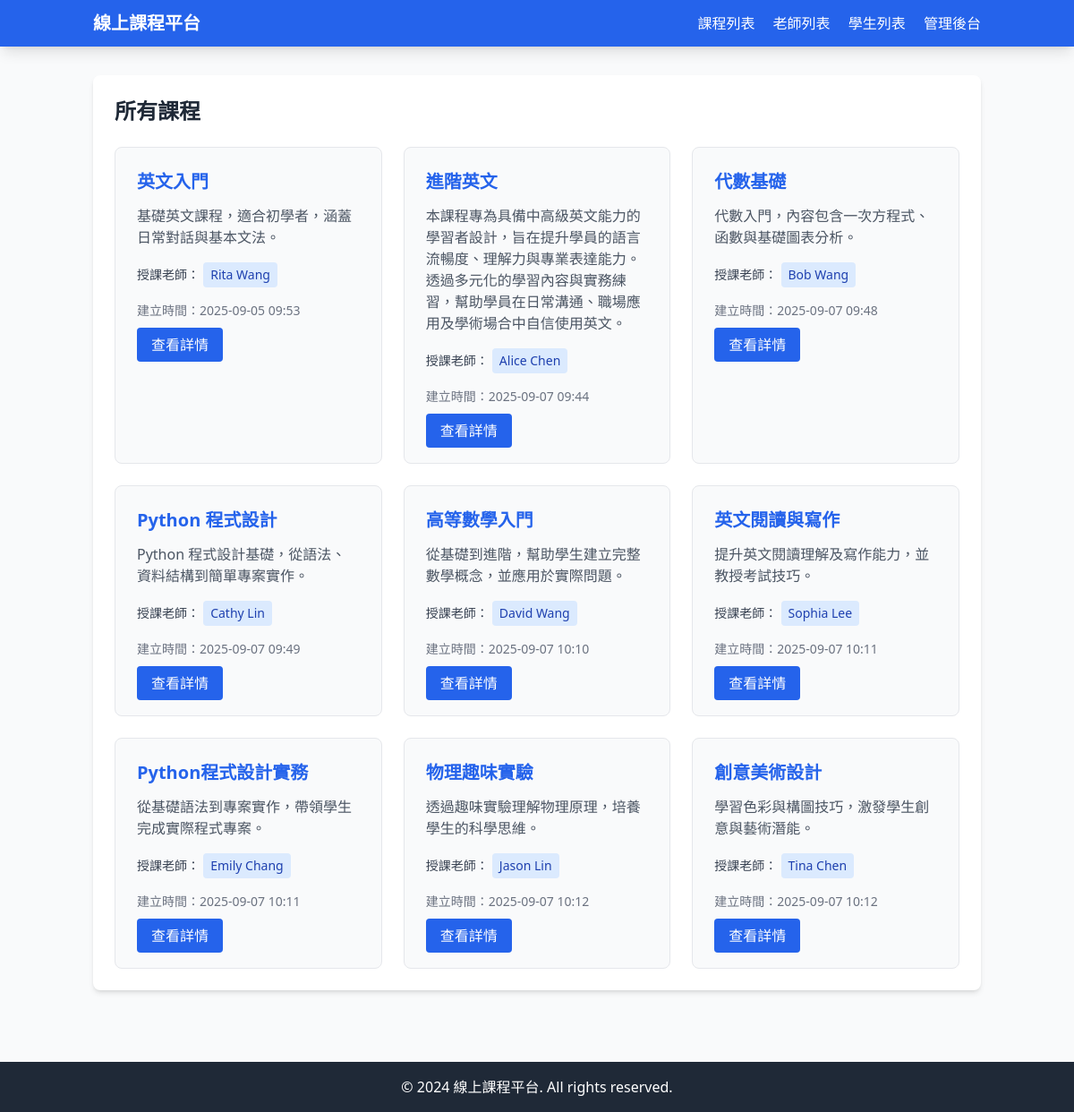
The page / on the database its author committed.
### courses/models.py (models this page shows, shortened)
class Course(models.Model):
    title = models.CharField(max_length=200, verbose_name='課程名稱')
    description = models.TextField(verbose_name='課程說明')
    teachers = models.ManyToManyField(Teacher, verbose_name='課程老師')
    created_at = models.DateTimeField(default=timezone.now, verbose_name='建立時間')
    class Meta:
        verbose_name = '課程'
        verbose_name_plural = '課程'

class Teacher(models.Model):
    name = models.CharField(max_length=100, verbose_name='老師姓名')
    email = models.EmailField(unique=True, verbose_name='電子信箱')
    bio = models.TextField(blank=True, verbose_name='老師介紹')
    class Meta:
        verbose_name = '老師'
        verbose_name_plural = '老師'

### courses/views.py (the view)
# urls.py: path('', views.course_list, name='course-list'),
def course_list(request):
    courses = Course.objects.all()
    return render(request, 'courses/course_list.html', {'courses': courses})

### courses/templates/courses/course_list.html (shortened to what this page needs)
{% extends 'home.html' %}
{% block content %}
<div class="bg-white rounded-lg shadow-md p-6">
    <h2 class="text-2xl font-bold mb-6 text-gray-800">所有課程</h2>
    {% if courses %}
    <div class="grid md:grid-cols-2 lg:grid-cols-3 gap-6">
        {% for course in courses %}
        <div class="bg-gray-50 rounded-lg p-6 border border-gray-200 hover:shadow-lg transition-shadow">
            <h3 class="text-xl font-semibold mb-3 text-blue-600">
                <a href="{% url 'courses:course-detail' course.pk %}" class="hover:underline">
                    {{ course.title }}
                </a>
            </h3>
            <p class="text-gray-600 mb-4">{{ course.description|truncatechars:100 }}</p>
            <div class="mb-4">
                <span class="text-sm font-medium text-gray-700">授課老師：</span>
                {% for teacher in course.teachers.all %}
                <span class="inline-block bg-blue-100 text-blue-800 text-sm px-2 py-1 rounded mr-1">
                    {{ teacher.name }}
                </span>
                {% empty %}
                <span class="text-gray-500">暫無老師</span>
                {% endfor %}
            </div>
            <div class="text-sm text-gray-500 mb-4">
                建立時間：{{ course.created_at|date:"Y-m-d H:i" }}
            </div>
            <a href="{% url 'courses:course-detail' course.pk %}"
                class="bg-blue-600 text-white px-4 py-2 rounded hover:bg-blue-700 transition-colors">
                查看詳情
            </a>
        </div>
        {% endfor %}
    </div>
    {% else %}
    <div class="text-center py-12">
        <p class="text-gray-500 text-lg">目前沒有任何課程</p>
        <p class="text-gray-400 mt-2">請到 <a href="/admin/" class="text-blue-600 hover:underline">管理後台</a> 新增課程</p>
    </div>
    {% endif %}
</div>
{% endblock %}

### courses/templates/home.html (shortened to what this page needs)
<!DOCTYPE html>
<html lang="zh-TW">
<head>
    <script src="https://cdn.tailwindcss.com"></script>
</head>
<body class="bg-gray-50 min-h-screen">
    <nav class="bg-blue-600 text-white shadow-lg">
        <div class="container mx-auto px-4 py-3">
            <div class="flex justify-between items-center">
                <h1 class="text-xl font-bold">
                    <a href="{% url 'courses:course-list' %}" class="hover:text-blue-200">線上課程平台</a>
                </h1>
                <div class="space-x-4">
                    <a href="{% url 'courses:course-list' %}" class="hover:text-blue-200">課程列表</a>
                    <a href="{% url 'courses:teacher-list' %}" class="hover:text-blue-200">老師列表</a>
                    <a href="{% url 'courses:student-list' %}" class="hover:text-blue-200">學生列表</a>
                    <a href="/admin/" class="hover:text-blue-200" target="_blank">管理後台</a>
                </div>
            </div>
        </div>
    </nav>
    <main class="container mx-auto px-4 py-8">
        {% block content %}
        {% endblock %}
    </main>
    <footer class="bg-gray-800 text-white text-center py-4 mt-12">
        <p>&copy; 2024 線上課程平台. All rights reserved.</p>
    </footer>
</body>
</html>

### rows shown on the page
Course: title "英文入門", description "基礎英文課程，適合初學者，涵蓋日常對話與基本文法。", created_at "2025-09-05 09:53"
Teacher: name "Rita Wang"
Course: title "進階英文", description "本課程專為具備中高級英文能力的學習者設計，旨在提升學員的語言流暢度、理解力與專業表達能力。透過多元化的學習內容與實務練習，幫助學員在日常溝通、職場應用及學術場合中自信使用英文。", created_at "2025-09-07 09:44"
Teacher: name "Alice Chen"
Course: title "代數基礎", description "代數入門，內容包含一次方程式、函數與基礎圖表分析。", created_at "2025-09-07 09:48"
Teacher: name "Bob Wang"
Course: title "Python 程式設計", description "Python 程式設計基礎，從語法、資料結構到簡單專案實作。", created_at "2025-09-07 09:49"
Teacher: name "Cathy Lin"
Course: title "高等數學入門", description "從基礎到進階，幫助學生建立完整數學概念，並應用於實際問題。", created_at "2025-09-07 10:10"
Teacher: name "David Wang"
Course: title "英文閱讀與寫作", description "提升英文閱讀理解及寫作能力，並教授考試技巧。", created_at "2025-09-07 10:11"
Teacher: name "Sophia Lee"
Course: title "Python程式設計實務", description "從基礎語法到專案實作，帶領學生完成實際程式專案。", created_at "2025-09-07 10:11"
Teacher: name "Emily Chang"
Course: title "物理趣味實驗", description "透過趣味實驗理解物理原理，培養學生的科學思維。", created_at "2025-09-07 10:12"
Teacher: name "Jason Lin"
Course: title "創意美術設計", description "學習色彩與構圖技巧，激發學生創意與藝術潛能。", created_at "2025-09-07 10:12"
Teacher: name "Tina Chen"
